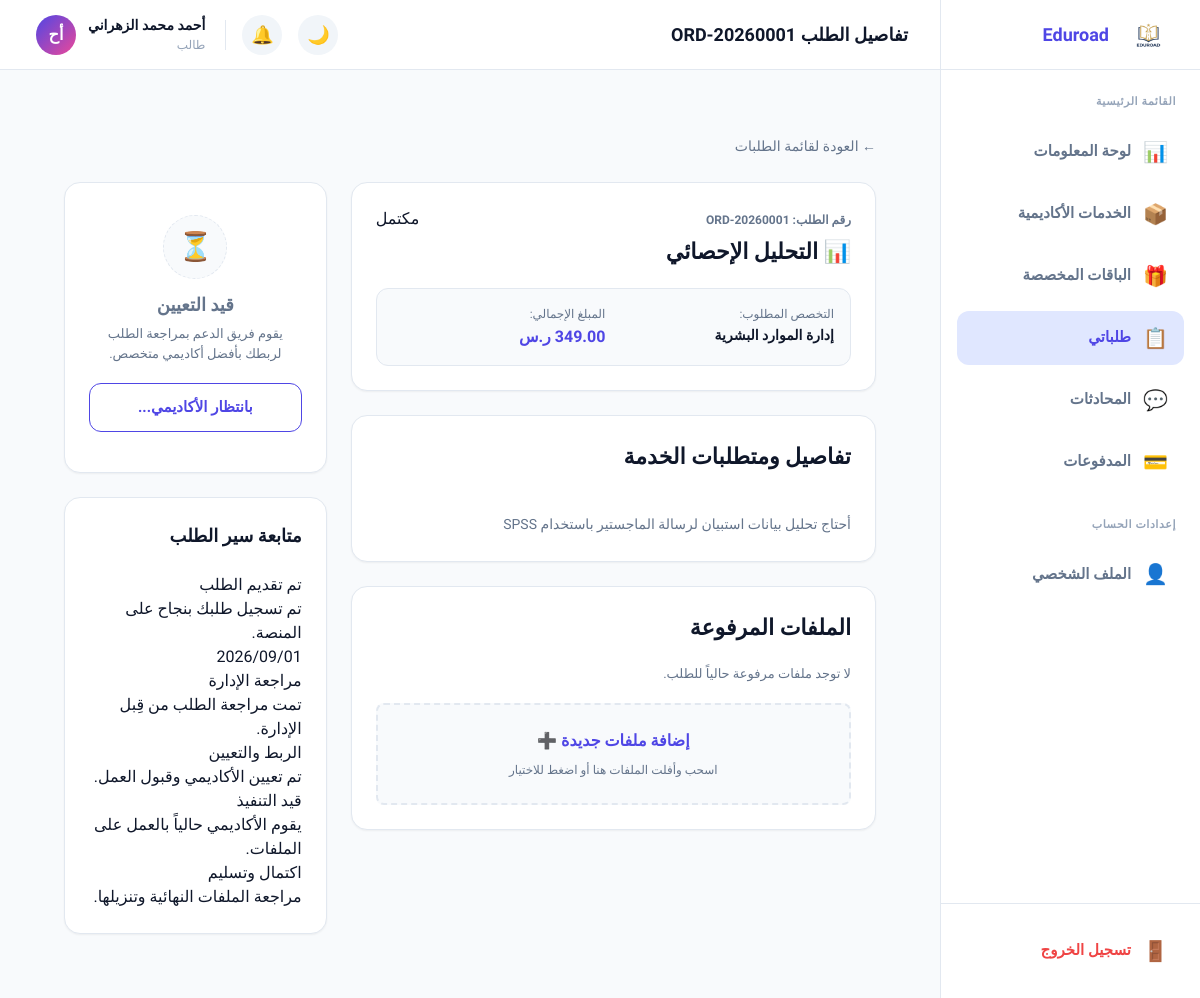
Page /student/order-details.php?id=1 (signed in) on the committed database.
### tables this page shows
CREATE TABLE IF NOT EXISTS `orders` (
  `id`             INT UNSIGNED NOT NULL AUTO_INCREMENT,
  `order_number`   VARCHAR(20) NOT NULL UNIQUE COMMENT 'e.g. ORD-20260001',
  `student_id`     INT UNSIGNED NOT NULL,
  `academic_id`    INT UNSIGNED DEFAULT NULL COMMENT 'Assigned after acceptance',
  `service_id`     INT UNSIGNED NOT NULL,
  `package_id`     INT UNSIGNED DEFAULT NULL,
  `specialty`      VARCHAR(200) DEFAULT NULL COMMENT 'Specific sub-specialty',
  `academic_level` ENUM('بكالوريوس','ماجستير','دكتوراه') DEFAULT NULL,
  `language`       ENUM('العربية','الإنجليزية') DEFAULT 'العربية',
  `description`    TEXT DEFAULT NULL COMMENT 'Student notes / requirements',
  `deadline`       DATE DEFAULT NULL,
  `amount`         DECIMAL(10,2) NOT NULL DEFAULT 0.00,
  `status`         ENUM('new','accepted','in_progress','revision','completed','cancelled') NOT NULL DEFAULT 'new',
  `admin_notes`    TEXT DEFAULT NULL,
  `created_at`     DATETIME NOT NULL DEFAULT CURRENT_TIMESTAMP,
  `updated_at`     DATETIME NOT NULL DEFAULT CURRENT_TIMESTAMP ON UPDATE CURRENT_TIMESTAMP,
  PRIMARY KEY (`id`),
  UNIQUE KEY `uq_order_number` (`order_number`),
  INDEX `idx_student`  (`student_id`),
  INDEX `idx_academic` (`academic_id`),
  INDEX `idx_status`   (`status`),
  CONSTRAINT `fk_ord_student`  FOREIGN KEY (`student_id`)  REFERENCES `users`(`id`)     ON DELETE RESTRICT,
  CONSTRAINT `fk_ord_academic` FOREIGN KEY (`academic_id`) REFERENCES `academics`(`id`) ON DELETE SET NULL,
  CONSTRAINT `fk_ord_service`  FOREIGN KEY (`service_id`)  REFERENCES `services`(`id`)  ON DELETE RESTRICT,
  CONSTRAINT `fk_ord_package`  FOREIGN KEY (`package_id`)  REFERENCES `packages`(`id`)  ON DELETE SET NULL
);

CREATE TABLE IF NOT EXISTS `users` (
  `id`               INT UNSIGNED NOT NULL AUTO_INCREMENT,
  `name`             VARCHAR(100) NOT NULL,
  `email`            VARCHAR(150) NOT NULL UNIQUE,
  `password`         VARCHAR(255) NOT NULL,
  `phone`            VARCHAR(20) DEFAULT NULL,
  `role`             ENUM('student','admin') NOT NULL DEFAULT 'student',
  `status`           ENUM('active','suspended','inactive') NOT NULL DEFAULT 'active',
  `avatar_initials`  VARCHAR(4) DEFAULT NULL COMMENT 'First 2 letters of name for avatar',
  `created_at`       DATETIME NOT NULL DEFAULT CURRENT_TIMESTAMP,
  `updated_at`       DATETIME NOT NULL DEFAULT CURRENT_TIMESTAMP ON UPDATE CURRENT_TIMESTAMP,
  PRIMARY KEY (`id`),
  INDEX `idx_email` (`email`),
  INDEX `idx_role`  (`role`),
  INDEX `idx_status`(`status`)
);

CREATE TABLE IF NOT EXISTS `services` (
  `id`          INT UNSIGNED NOT NULL AUTO_INCREMENT,
  `name`        VARCHAR(150) NOT NULL,
  `icon`        VARCHAR(10) DEFAULT NULL COMMENT 'Emoji icon',
  `description` TEXT DEFAULT NULL,
  `is_active`   TINYINT(1) NOT NULL DEFAULT 1,
  `order_count` INT UNSIGNED NOT NULL DEFAULT 0 COMMENT 'Cached count for performance',
  `created_at`  DATETIME NOT NULL DEFAULT CURRENT_TIMESTAMP,
  PRIMARY KEY (`id`),
  INDEX `idx_active` (`is_active`)
);

### student/order-details.php (the view, shortened to what the rows shown need)
<?php
require_once __DIR__ . '/../config/auth.php';
require_once __DIR__ . '/../config/functions.php';
$user = currentUser();
$order_id = (int)($_GET['id'] ?? 0);
$order = getOrderById($order_id);
$badge = orderStatusLabel($order['status']);
?>
<?php
$pageTitle  = 'تفاصيل الطلب ' . $order['order_number'];
require __DIR__ . '/partials/head.php';
require __DIR__ . '/partials/sidebar.php';
?>
      <div class="content-wrap" style="max-width:1200px;margin:0 auto">
        <div style="display:grid;grid-template-columns:2fr 1fr;gap:24px">
          <div style="display:flex;flex-direction:column;gap:24px">
            <div class="card">
              <div style="display:flex;justify-content:space-between;align-items:flex-start;margin-bottom:20px">
                <div>
                  <span style="font-size:12px;color:var(--text-secondary);font-weight:700">رقم الطلب: <?= e($order['order_number']) ?></span>
                  <h1 class="h2" style="margin-top:4px"><?= e($order['service_icon']) ?> <?= e($order['service_name']) ?></h1>
                </div>
                <span class="badge <?= $badge['class'] ?>"><?= $badge['label'] ?></span>
              </div>
              <div style="display:grid;grid-template-columns:1fr 1fr;gap:16px;background:var(--bg-body);padding:16px;border-radius:var(--radius-md);border:1px solid var(--border-color)">
                <div>
                  <div style="font-size:12px;color:var(--text-secondary)">التخصص المطلوب:</div>
                  <div style="font-size:14px;font-weight:700;color:var(--text-primary);margin-top:2px"><?= e($order['specialty']) ?></div>
                </div>
                <div>
                  <div style="font-size:12px;color:var(--text-secondary)">المبلغ الإجمالي:</div>
                  <div style="font-size:16px;font-weight:900;color:var(--primary);margin-top:2px"><?= formatMoney($order['amount']) ?></div>
                </div>
              </div>
            </div>
            <div class="card">
              <h2 class="h2" style="margin-bottom:16px">تفاصيل ومتطلبات الخدمة</h2>
              <div style="font-size:14px;color:var(--text-secondary);line-height:1.7;white-space:pre-line">
                <?= e($order['description'] ?: 'لا توجد تفاصيل إضافية مكتوبة.') ?>
              </div>
            </div>
            <div class="card">
              <h2 class="h2" style="margin-bottom:20px">الملفات المرفوعة</h2>
            </div>
          </div>
          <div style="display:flex;flex-direction:column;gap:24px">
            <div class="card" style="padding:24px">
              <div class="timeline">
                <div class="timeline-item done">
                  <div class="ti-title">تم تقديم الطلب</div>
                  <div class="ti-desc">تم تسجيل طلبك بنجاح على المنصة.</div>
                  <div class="ti-date"><?= formatDate($order['created_at']) ?></div>
                </div>
              </div>
            </div>
          </div>
        </div>
      </div>
<?php require __DIR__ . '/partials/footer.php'; ?>

### student/partials/sidebar.php (shortened to what the rows shown need)
<div class="app-container">
  <main class="main-area">
    <header class="top-navbar">
      <div class="navbar-start">
        <div class="h3"><?= e($pageTitle) ?></div>
      </div>
      <div class="navbar-actions">
        <a href="profile.php" class="user-profile">
          <div class="user-info">
            <span class="user-name"><?= e($user['name']) ?></span>
            <span class="user-role">طالب</span>
          </div>
        </a>
      </div>
    </header>
    <div class="content-wrap">

### rows in the picture
orders: order_number "تفاصيل الطلب ORD-20260001", student.name "أحمد محمد الزهراني", order_number "ORD-20260001", service.icon "📊", service.name "التحليل الإحصائي", status "مكتمل", specialty "إدارة الموارد البشرية", amount "349.00 ر.س", description "أحتاج تحليل بيانات استبيان لرسالة الماجستير باستخدام SPSS", created_at "2026/09/01"

### other values in the picture
$_item['icon'] "📊"
$_item['label'] "لوحة المعلومات"
$_item['icon'] "📦"
$_item['label'] "الخدمات الأكاديمية"
$_item['icon'] "🎁"
$_item['label'] "الباقات المخصصة"
$_item['icon'] "📋"
$_item['label'] "طلباتي"
$_item['icon'] "💬"
$_item['label'] "المحادثات"
$_item['icon'] "💳"
$_item['label'] "المدفوعات"
$user['avatar'] "أح"
